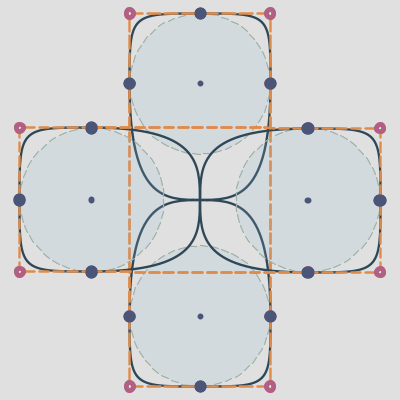
Frame 1 (no input)
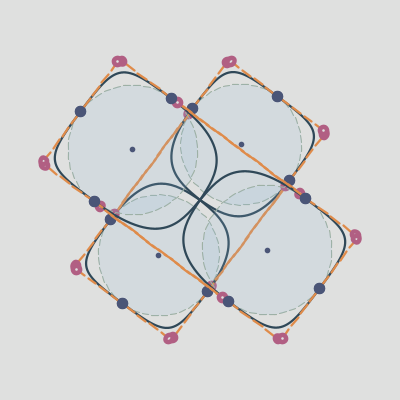
Frame 60 (the mouse pressed at the canvas centre just before this capture)
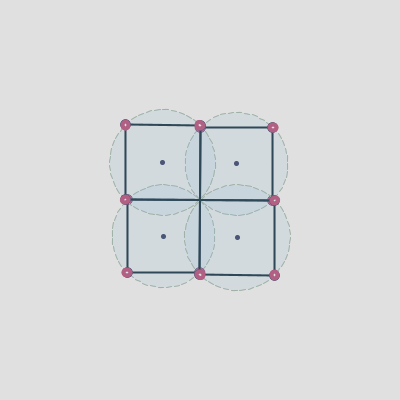
Frame 120 (the mouse held since frame 60 and released just before this capture)

The Processing sketch that drew these frames (run headless with seeded random() and noise(); from frame 60 on, the mouse is pressed at the canvas centre):

// Processing sketch: day_1
// ── day_1.pde
// (c) 2023 Joseph HENRY
// This code is licensed under MIT license (see LICENSE for details)

// From https://easings.net/
float easeInOutQuint(float x) {
  return x < 0.5 ? 16 * x * x * x * x * x : 1 - pow(-2 * x + 2, 5) / 2;
}

float easeInOutQuad(float x) {
  return x < 0.5 ? 2 * x * x : 1 - pow(-2 * x + 2, 2) / 2;
}

void dashedCircle(float x, float y, float diam, float step, float space) {
  pushMatrix();
  translate(x, y);

  int segments = int((TWO_PI / (step + space)));
  noFill();

  for (int i = 0; i < segments; i++) {
    float angle = i * (step + space);
    arc(0, 0, diam, diam, angle, angle + step);
  }

  pushStyle();
  fill(146, 188, 215, 40);
  noStroke();
  circle(0, 0, diam);
  popStyle();

  popMatrix();
}

void dashedLine(float x1, float y1, float x2, float y2, float step, float space) {
  float dist = dist(x1, y1, x2, y2);
  int segments = int(dist / (step + space));
  float segmentSize = dist / segments;
  PVector origin = new PVector(x1, y1);
  PVector direction = PVector.sub(new PVector(x2, y2), origin).normalize();

  for (int i = 0; i < segments; i++) {
    PVector next = PVector.add(origin, PVector.mult(direction, segmentSize - space));
    line(origin.x, origin.y, next.x, next.y);
    origin = PVector.add(next, PVector.mult(direction, space));
  }
}

void bezierWithHandles(float x1, float y1, float x2, float y2, float x3, float y3, float x4, float y4) {
  noFill();
  stroke(#2f4858);
  strokeWeight(2);
  bezier(x1, y1, x2, y2, x3, y3, x4, y4);

  strokeWeight(2);
  stroke(#df8b4a);
  dashedLine(x1, y1, x2, y2, 8, 4);
  dashedLine(x3, y3, x4, y4, 8, 4);

  strokeWeight(10);
  stroke(#4a5577);
  point(x1, y1);
  point(x4, y4);

  strokeWeight(4);
  stroke(#b15f83);
  fill(#dfe0df);
  circle(x2, y2, 6);
  circle(x3, y3, 6);
}

void infiniteLoop(float x, float y, float radius, float space, float roundFactor) {
  pushMatrix();
  translate(x, y);

  float cy = space / 2 + radius;
  float cyDist = cy * 2 * roundFactor;
  float bxOff = 0;

  // Circle dashed contour
  noFill();
  stroke(#9eb0a2);
  strokeWeight(1);
  dashedCircle(0, -cy, radius * 2, PI / 30, PI / 60);
  dashedCircle(0, cy, radius * 2, PI / 30, PI / 60);

  // Middle
  bezierWithHandles(
    bxOff - radius,
    cy,
    bxOff - radius,
    cy - cyDist,
    radius,
    -cy + cyDist,
    radius,
    -cy
    );

  bezierWithHandles(
    bxOff + radius,
    cy,
    bxOff + radius,
    cy - cyDist,
    -radius,
    -cy + cyDist,
    -radius,
    -cy
    );

  float loopRadius = radius * roundFactor;

  // Bottom loop
  bezierWithHandles(
    bxOff + radius,
    cy,
    bxOff + radius,
    cy + loopRadius,
    bxOff + loopRadius,
    cy + radius,
    bxOff,
    cy + radius
    );

  bezierWithHandles(
    bxOff - radius,
    cy,
    bxOff - radius,
    cy + loopRadius,
    bxOff - loopRadius,
    cy + radius,
    bxOff,
    cy + radius
    );

  // Top loop
  bezierWithHandles(
    radius,
    -cy,
    radius,
    -cy - loopRadius,
    loopRadius,
    -cy - radius,
    0,
    -cy - radius
    );

  bezierWithHandles(
    -radius,
    -cy,
    -radius,
    -cy - loopRadius,
    -loopRadius,
    -cy - radius,
    0,
    -cy - radius
    );

  // Circle center points
  strokeWeight(5);
  stroke(#4a5577);
  point(0, -cy);
  point(0, cy);

  popMatrix();
}

float timeValue = 0;

void setup() {
  size(400, 400);
}

void draw() {
  background(#dfe0df);

  translate(width / 2, height / 2);

  float offset = (cos(timeValue * 2) + 1) / 2.0;
  float offsetNext = (cos(timeValue * 2 + QUARTER_PI) + 1) / 2.0;
  float rotateFactor = floor(timeValue) + easeInOutQuint(timeValue % 1);

  scale(1 + offset * 0.2);
  rotate(rotateFactor * QUARTER_PI);

  infiniteLoop(0, 0, 50 + offsetNext * 10, easeInOutQuad(offsetNext) * 80, easeInOutQuint(offset));

  rotate(HALF_PI);
  infiniteLoop(0, 0, 50 + offset * 10, easeInOutQuad(offset) * offset * 60, easeInOutQuint(offset));

  timeValue += 0.01;
}
